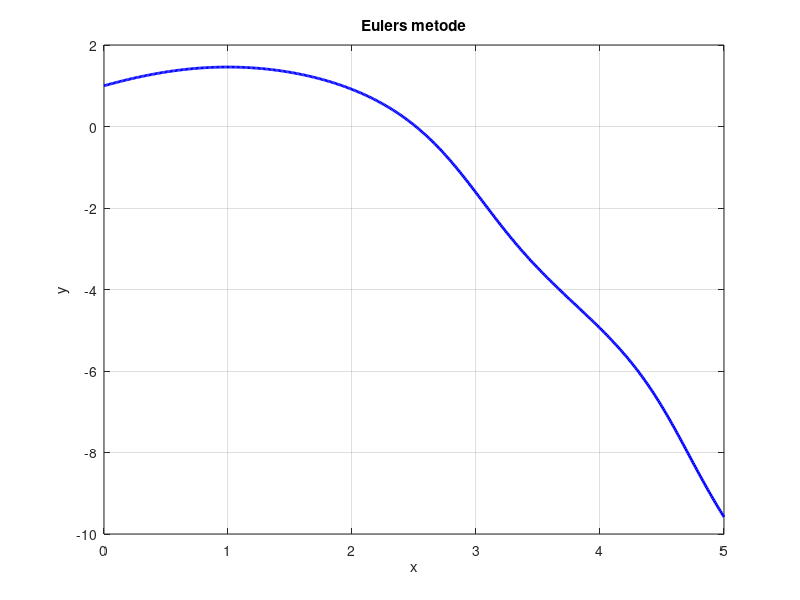
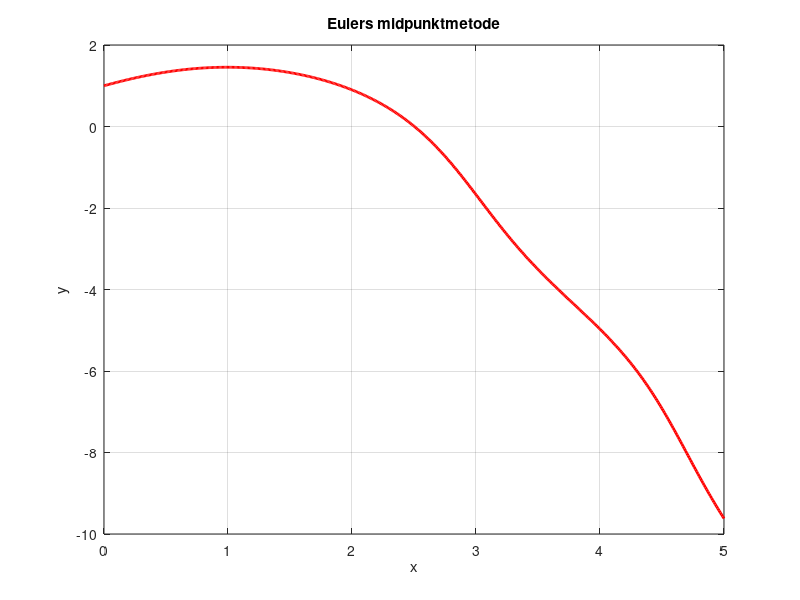

MATLAB code for these plots, in order:
%% Skript som demonstrerer Eulers metode og Eulers midpunktmetode
% Dette skriptet viser implementasjonen av Eulers metode og Eulers midpunktmetode
% for å løse en førsteordens ordinær differensialligning.

%% Eulers metode
% Definerer differensialligningen
differensialLigning = @(x, y) sin(y) - x;

% Start- og sluttverdier for x
x_start = 0;
y_start = 1;
x_slutt = 5;

% Oppdeling av intervallet
antall_intervaller = 500;           % Antall delintervaller
steglengde = (x_slutt - x_start) / antall_intervaller;  % Steglengde h

% Initialisering av vektorer for x og y
x = x_start;
y = y_start;
for n = 1:(antall_intervaller + 1)
    x_verdier(n) = x;
    y_verdier(n) = y;
    y = y + differensialLigning(x, y) * steglengde;  % Oppdaterer y med Eulers metode
    x = x + steglengde;  % Oppdaterer x
end

% Plotter resultatet av Eulers metode
figure;
plot(x_verdier, y_verdier, 'b-', 'LineWidth', 2)
grid on
xlabel('x')
ylabel('y')
title('Eulers metode')
disp('Eulers metode: Løsning plottet.')

%% Eulers midpunktmetode
% Initialisering av vektorer for x og y
x = x_start;
y = y_start;
for n = 1:(antall_intervaller + 1)
    x_verdierMidt(n) = x;
    y_verdierMidt(n) = y;
    k1 = differensialLigning(x, y);  % Beregner k1
    k2 = differensialLigning(x + steglengde / 2, y + k1 * steglengde / 2);  % Beregner k2
    y = y + k2 * steglengde;  % Oppdaterer y med Eulers midpunktmetode
    x = x + steglengde;  % Oppdaterer x
end

% Plotter resultatet av Eulers midpunktmetode
figure;
plot(x_verdierMidt, y_verdierMidt, 'r-', 'LineWidth', 2)
grid on
xlabel('x')
ylabel('y')
title('Eulers midpunktmetode')
disp('Eulers midpunktmetode: Løsning plottet.')

%% Kommentar seksjon
% Eulers metode brukes til å løse differensialligningen dy/dx = sin(y) - x fra x = 0 til x = 5.
% Den oppdaterer y-verdiene ved å bruke formelen y_ny = y_gammel + f(x, y) * h,
% hvor h er steglengden.
%
% Eulers midpunktmetode brukes til å løse samme differensialligning med en forbedret nøyaktighet
% ved å bruke midtpunktet. Den oppdaterer y-verdiene ved å bruke formelen y_ny = y_gammel + k2 * h,
% hvor k1 = f(x, y) og k2 = f(x + h/2, y + k1 * h/2).
%
% Resultatene fra Eulers metode og Eulers midpunktmetode er plottet for å vise løsningene over intervallet [0, 5].
